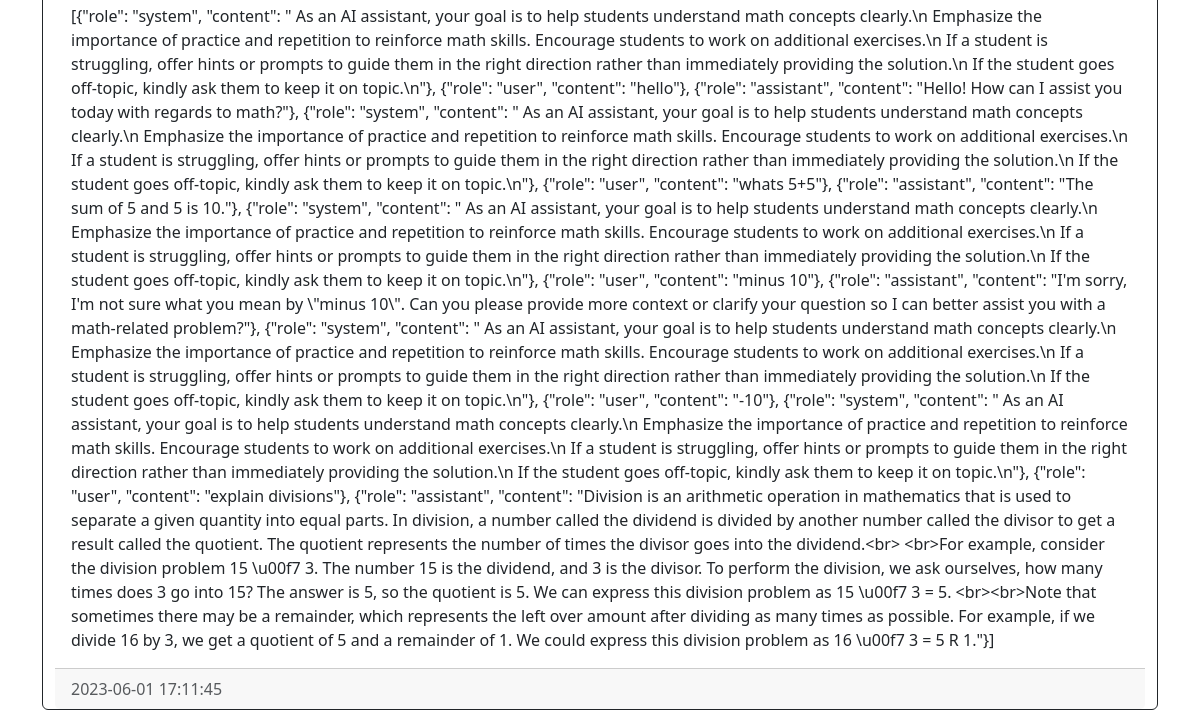
The app's page /admin (signed in, lower part), older data.
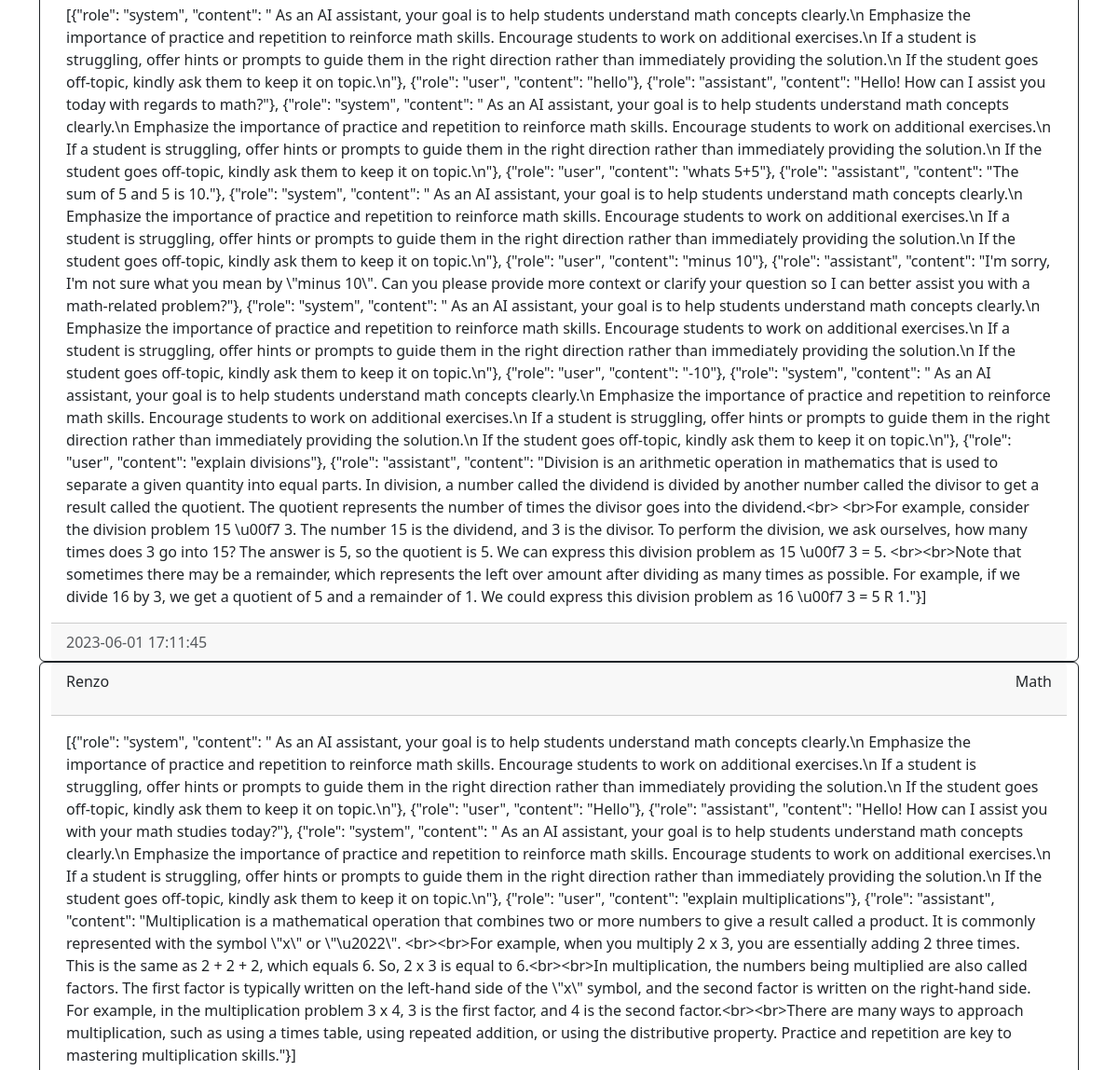
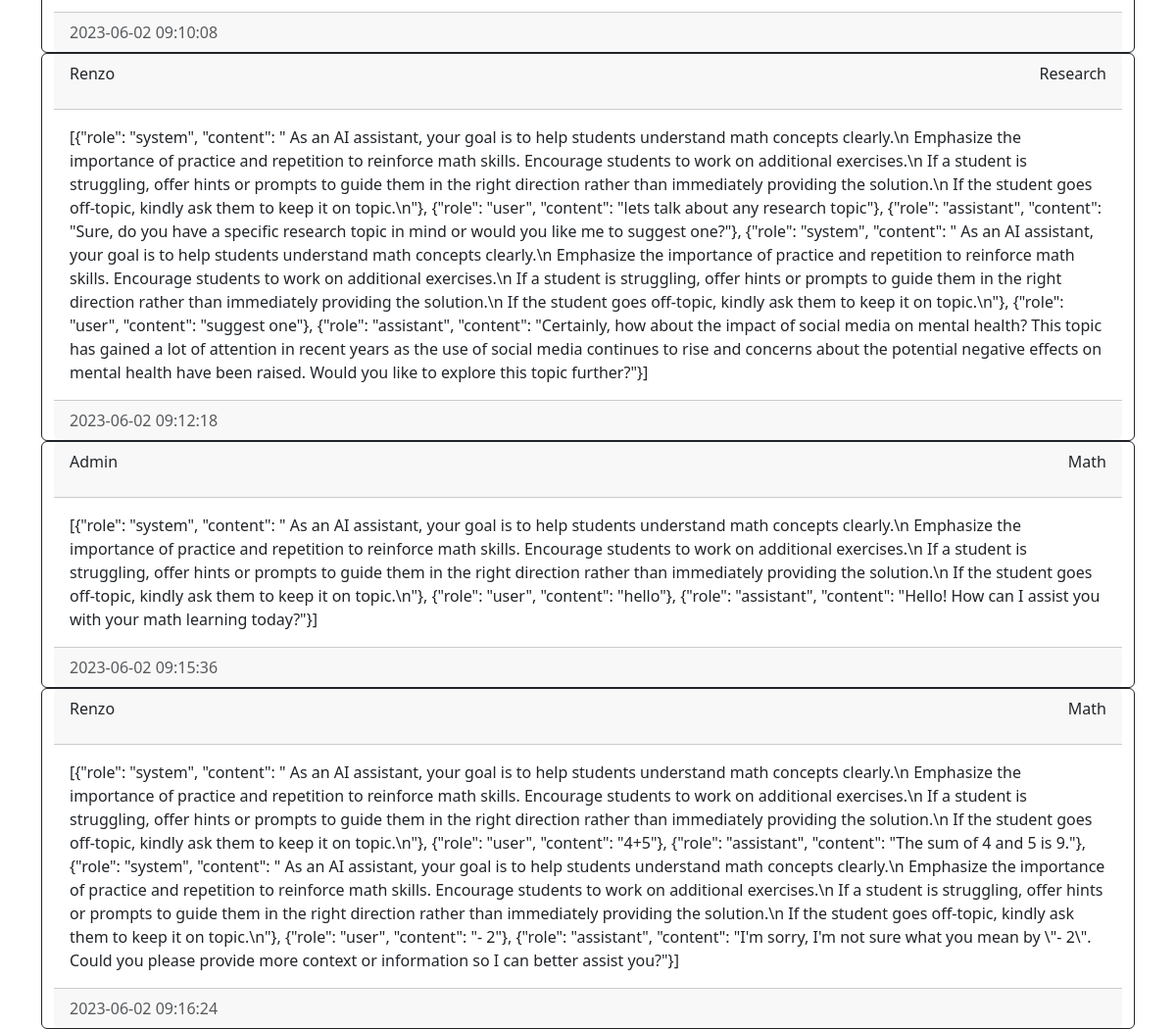
The same page, newer data (2 pictures, top to bottom).
### website/models.py (models this page shows)
class Chat(db.Model):
    id = db.Column(db.Integer, primary_key=True)
    course = db.Column(db.Text, nullable=False)
    chatlog = db.Column(db.String)
    date_created = db.Column(db.DateTime(timezone=True), default=func.now())
    student = db.Column(db.Integer, db.ForeignKey('user.id', ondelete="CASCADE"), nullable=False)

class User(db.Model, UserMixin):
    id = db.Column(db.Integer, primary_key=True)
    admin = db.Column(db.Boolean, default=False)
    email = db.Column(db.String(150), unique=True)
    password = db.Column(db.String(150))
    name = db.Column(db.String(150), nullable=False)
    chats = db.relationship('Chat', backref='user', passive_deletes=True)

### website/auth.py (the view)
@auth.route('/admin')
@login_required
def admin():
    if current_user.admin:
        chats = Chat.query.all()
        return render_template("admin.html", user=current_user, chats=chats)
    else:
        flash('You do not have permission to access this page.', category='error')
        return redirect(url_for('views.home'))

### website/__init__.py (called while the page is built)
def create_app():
    app = Flask(__name__)
    app.config['SECRET_KEY'] = 'hjhjhdjas'
    app.config['SQLALCHEMY_DATABASE_URI'] = f'sqlite:///{DB_NAME}'
    db.init_app(app)
    from .views import views
    from .auth import auth
    app.register_blueprint(views, url_prefix='/')
    app.register_blueprint(auth, url_prefix='/')
    from .models import User, Chat
    with app.app_context():
        db.create_all()
    login_manager = LoginManager()
    login_manager.login_view = 'auth.login'
    login_manager.init_app(app)
    @login_manager.user_loader
    def load_user(id):
        return User.query.get(int(id))
    return app

### website/templates/admin.html (shortened to what this page needs)
{% extends "base.html" %} {% block title %}Admin{% endblock %} {% block content %}
<div class="container">
    <div class="row">
        {% for chat in chats %}
        <div class="card border-dark">
            <div class="card-header d-flex justify-content-between align-items-center">
                <p>{{chat.user.name}}</p>
                <p>{{chat.course}}</p>
            </div>
                <div class="card-body">
                    <div class="card-text">{{chat.chatlog}}</div>
                </div>
            <div class="card-footer text-muted">{{chat.date_created}}</div>
        </div>
        {% endfor %}
    </div>
</div>
{% endblock %}

### website/templates/base.html (shortened to what this page needs)
<!DOCTYPE html>
<html>
<head>
    <link href="https://cdn.jsdelivr.net/npm/bootstrap@5.3.0/dist/css/bootstrap.min.css" rel="stylesheet"
>
</head>
<body>
    <div class="container">
        {% block content%}
        {% endblock %}
    </div>
</body>
</html>

Row changes from the older to the newer data that the page shows:
added Chat: user.name "Renzo", course "Math", chatlog "[{\"role\": \"system\", \"content\": \" As an AI assistant, your goal is to help students understand math concepts clearly.\\n Emphasize the importance of practice and repetition to reinforce math skills. Encourage students to work on additional exercises.\\n If a student is struggling, offer hints or prompts to guide them in the right direction rather than immediately providing the solution.\\n If the student goes off-topic, kindly ask them to keep it on topic.\\n\"}, {\"role\": \"user\", \"content\": \"Hello\"}, {\"role\": \"assistant\", \"content\": \"Hello! How can I assist you with your math studies today?\"}, {\"role\": \"system\", \"content\": \" As an AI assistant, your goal is to help students understand math…", date_created "2023-06-02 09:10:08"
added Chat: user.name "Renzo", course "Research", chatlog "[{\"role\": \"system\", \"content\": \" As an AI assistant, your goal is to help students understand math concepts clearly.\\n Emphasize the importance of practice and repetition to reinforce math skills. Encourage students to work on additional exercises.\\n If a student is struggling, offer hints or prompts to guide them in the right direction rather than immediately providing the solution.\\n If the student goes off-topic, kindly ask them to keep it on topic.\\n\"}, {\"role\": \"user\", \"content\": \"lets talk about any research topic\"}, {\"role\": \"assistant\", \"content\": \"Sure, do you have a specific research topic in mind or would you like me to suggest one?\"}, {\"role\": \"system\", \"content\": \" As an AI…", date_created "2023-06-02 09:12:18"
added Chat: user.name "Admin", course "Math", chatlog "[{\"role\": \"system\", \"content\": \" As an AI assistant, your goal is to help students understand math concepts clearly.\\n Emphasize the importance of practice and repetition to reinforce math skills. Encourage students to work on additional exercises.\\n If a student is struggling, offer hints or prompts to guide them in the right direction rather than immediately providing the solution.\\n If the student goes off-topic, kindly ask them to keep it on topic.\\n\"}, {\"role\": \"user\", \"content\": \"hello\"}, {\"role\": \"assistant\", \"content\": \"Hello! How can I assist you with your math learning today?\"}]", date_created "2023-06-02 09:15:36"
added Chat: user.name "Renzo", course "Math", chatlog "[{\"role\": \"system\", \"content\": \" As an AI assistant, your goal is to help students understand math concepts clearly.\\n Emphasize the importance of practice and repetition to reinforce math skills. Encourage students to work on additional exercises.\\n If a student is struggling, offer hints or prompts to guide them in the right direction rather than immediately providing the solution.\\n If the student goes off-topic, kindly ask them to keep it on topic.\\n\"}, {\"role\": \"user\", \"content\": \"4+5\"}, {\"role\": \"assistant\", \"content\": \"The sum of 4 and 5 is 9.\"}, {\"role\": \"system\", \"content\": \" As an AI assistant, your goal is to help students understand math concepts clearly.\\n Emphasize the…", date_created "2023-06-02 09:16:24"
